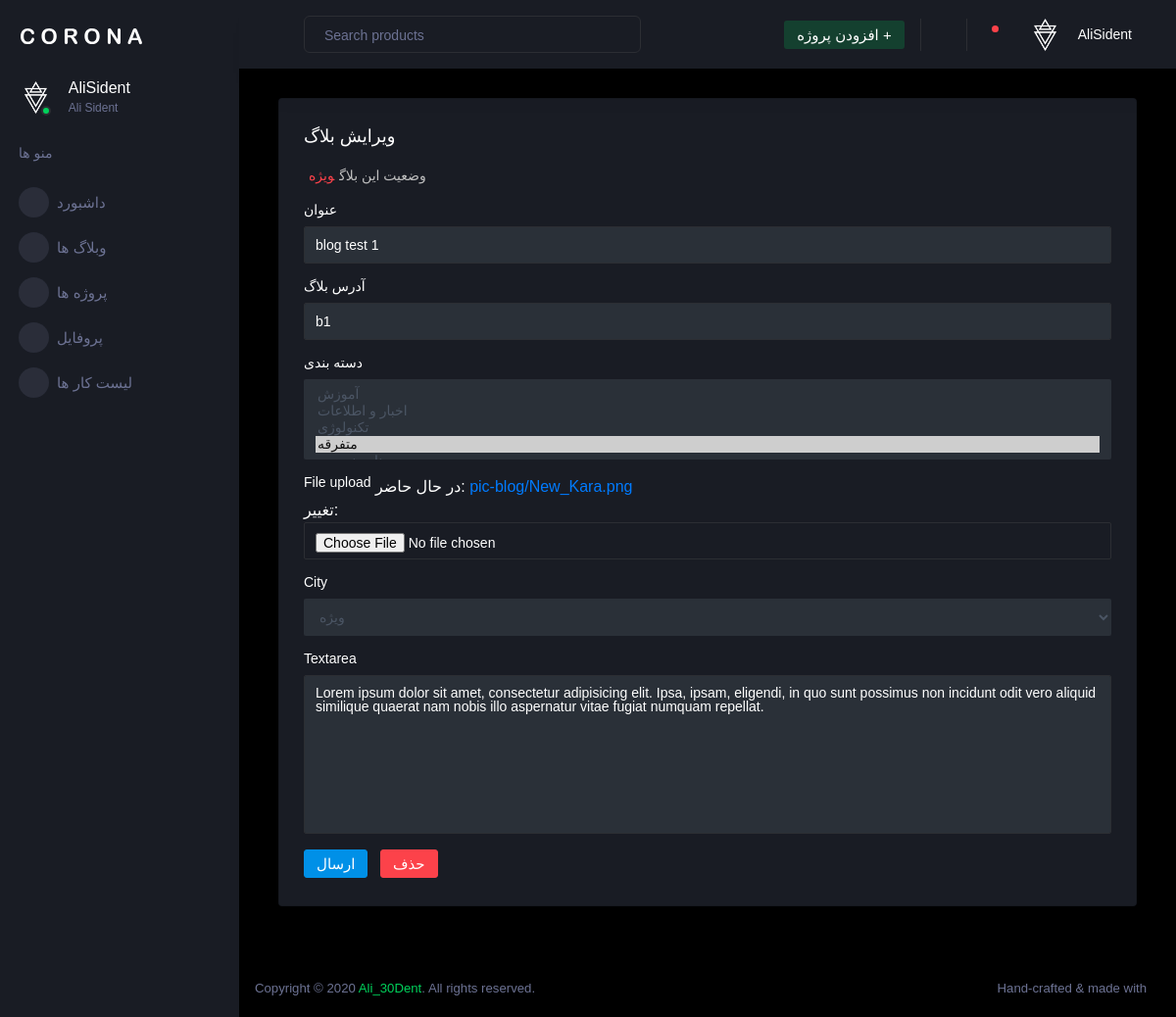
The page /accounts/edit-blog/1 (signed in) on the database as committed earlier.
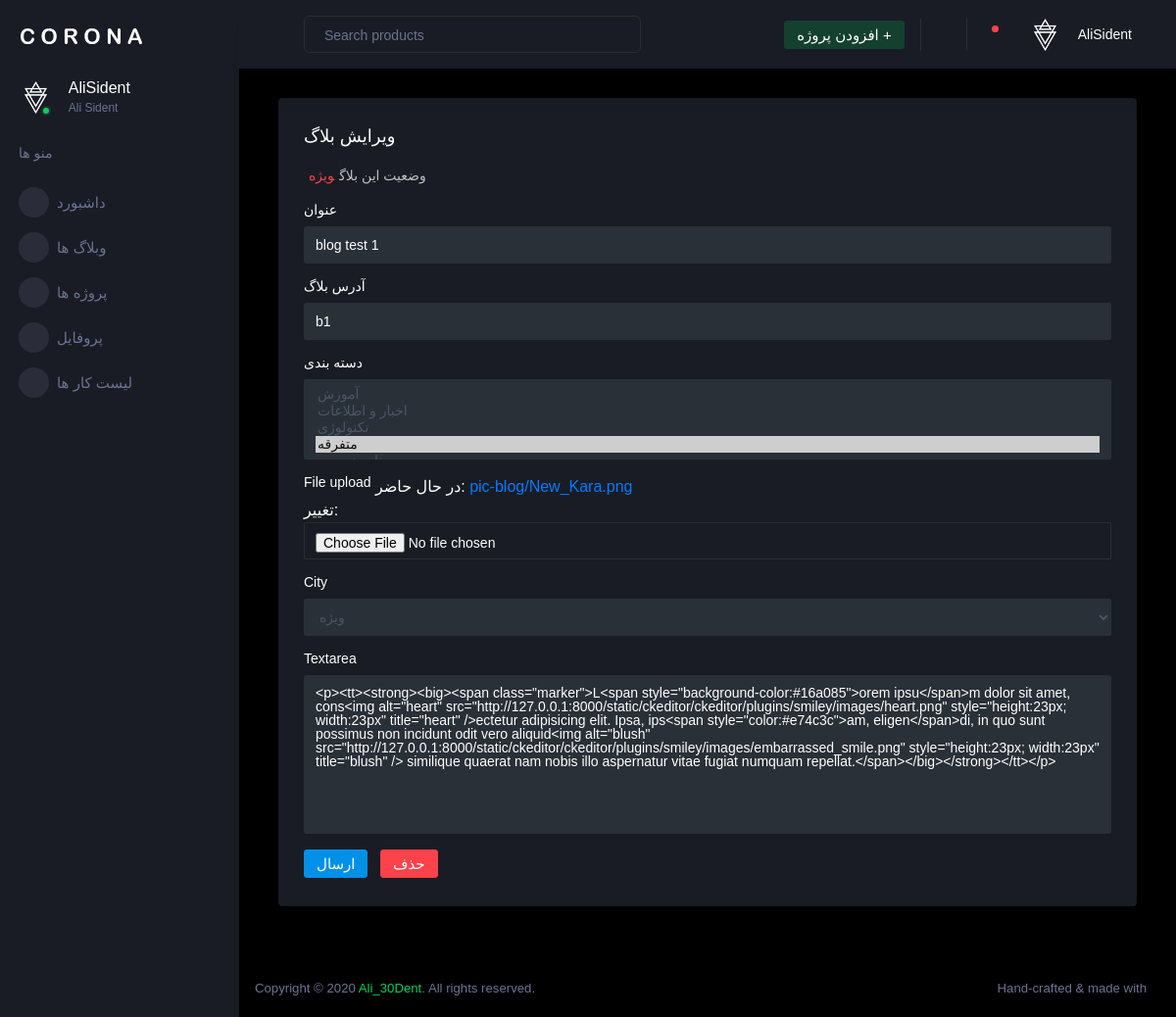
The same page on the database as committed later.
### blog/models.py (models this page shows, shortened)
class blog(models.Model):
    author = models.ForeignKey(User , null=True, on_delete=models.CASCADE, verbose_name="نویسنده")
    title = models.CharField(max_length=48, verbose_name='عنوان' )
    slug = models.SlugField(unique=True, verbose_name='لینک نوشته')
    bmemo = RichTextField(verbose_name='متن بلاگ')
    photo = models.ImageField(upload_to='pic-blog', verbose_name='تصویر بلاگ')
    category = models.ManyToManyField(category, verbose_name='دسته بندی')
    status = models.CharField(max_length=1, choices=STATUS_CHOICES, verbose_name="وضعیت")
    publish = models.DateTimeField(default=timezone.now, verbose_name='زمان انتشار')
    class Meta:
        verbose_name = "وبلاگ"
        verbose_name_plural = "بلاگ ها"
    def photo_tag(self):
        return format_html("<img width=100 height=75 style='border-radius: 5px;' src='{}'>".format(self.photo.url))
    photo_tag.short_description = "تصویر"

### accounts/views.py (the view)
# urls.py: path('edit-blog/<int:pk>', edit_blog.as_view(), name="edit-blog"),
class edit_blog(LoginRequiredMixin, FieldsMixin ,FormValidMixin ,UpdateView):
    model = blog
    template_name = "panel/edit-blog.html"

### accounts/mixins.py (called while the page is built)
	def dispatch(self, request, *args, **kwargs):
		self.fields = [
			"title", "slug", "category",
			"bmemo", "photo", "publish",
			"status",
		]
		if request.user.is_superuser:
			self.fields.append("author")
		return super().dispatch(request, *args, **kwargs)

### blog/models.py (called while the page is built)
    def __str__(self):
        return self.cat_title

### templates/panel/edit-blog.html (shortened to what this page needs)
{% extends 'panel/base.html' %}
{% load widget_tweaks %}
{% block content %}
<div class="container-scroller">
      {% include './partials/_sidebar.html' %}
      <div class="container-fluid page-body-wrapper">
        {% include './partials/_navbar.html' %}
        <div class="main-panel">
          <div class="content-wrapper">
            <div class="col grid-margin stretch-card">
              <div class="card">
                <div class="card-body">
                  <h4 class="card-title">ویرایش بلاگ</h4>
                  <p class="card-description">وضعیت این بلاگ<code>ویژه</code>
                  </p>
                  <form class="forms-sample">
                    <div class="form-group">
                      <label for="exampleInputName1">عنوان</label>
                      {{ form.title|add_class:"form-control" }}
                    </div>
                    <div class="form-group">
                      <label for="exampleInputEmail3">آدرس بلاگ</label>
                      {{ form.slug|add_class:"form-control" }}
                    </div>
                    <div class="form-group">
                      <label for="exampleSelectGender">دسته بندی</label>
                      {{ form.category|add_class:"form-control" }}
                    </div>
                    <div class="form-group">
                      <label>File upload</label>
                      {{ form.photo|add_class:"form-control file-upload-info" }}
                    </div>
                    <div class="form-group">
                      <label for="exampleInputCity1">City</label>
                      {{ form.status|add_class:"form-control" }}
                    </div>
                    <div class="form-group">
                      <label for="exampleTextarea1">Textarea</label>
                      {{ form.bmemo|add_class:"form-control" }}
                    </div>
                    <button type="submit" class="btn btn-primary mr-2">ارسال</button>
                    <a class="btn btn-danger" href="{% url 'accounts:del-blog' blog.pk %}">حذف</a>
                  </form>
                </div>
              </div>
            </div>
          </div>
          {% include './partials/_footer.html' %}
        </div>
      </div>
    </div>
    {% endblock %}

Rows that differ between the two databases and show on the page:
changed blog "blog test 1": bmemo "Lorem ipsum dolor sit amet, consectetur adipisicing elit. Ipsa, ipsam, eligendi, in quo sunt possimus non incidunt odit vero aliquid similique quaerat nam nobis illo aspernatur vitae fugiat numquam repellat." → "<p><tt><strong><big><span class=\"marker\">L<span style=\"background-color:#16a085\">orem ipsu</span>m dolor sit amet, cons<img alt=\"heart\" src=\"http://127.0.0.1:8000/static/ckeditor/ckeditor/plugins/smiley/images/heart.png\" style=\"height:23px; width:23px\" title=\"heart\" />ectetur adipisicing elit. Ipsa, ips<span style=\"color:#e74c3c\">am, eligen</span>di, in quo sunt possimus non incidunt odit vero aliquid<img alt=\"blush\" src=\"http://127.0.0.1:8000/static/ckeditor/ckeditor/plugins/smiley/images/embarrassed_smile.png\" style=\"height:23px; width:23px\" title=\"blush\" /> similique quaerat nam nobis illo aspernatur vitae fugiat numquam repellat.</span></big></strong></tt></p>"
